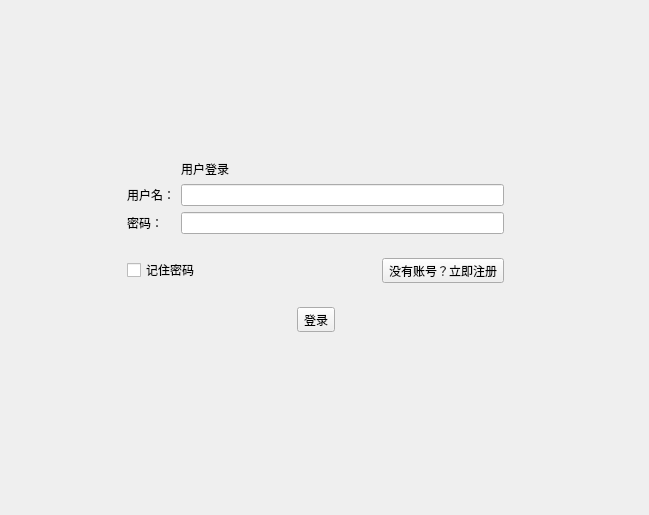
<?xml version="1.0" encoding="UTF-8"?>
<ui version="4.0">
 <class>login</class>
 <widget class="QDialog" name="login">
  <property name="geometry">
   <rect>
    <x>0</x>
    <y>0</y>
    <width>649</width>
    <height>515</height>
   </rect>
  </property>
  <property name="windowTitle">
   <string>Dialog</string>
  </property>
  <widget class="QStackedWidget" name="main_text">
   <property name="geometry">
    <rect>
     <x>100</x>
     <y>80</y>
     <width>431</width>
     <height>331</height>
    </rect>
   </property>
   <property name="currentIndex">
    <number>0</number>
   </property>
   <widget class="QWidget" name="login_page">
    <layout class="QVBoxLayout" name="verticalLayout">
     <item>
      <layout class="QVBoxLayout" name="verticalLayout_6">
       <item>
        <spacer name="verticalSpacer">
         <property name="orientation">
          <enum>Qt::Vertical</enum>
         </property>
         <property name="sizeHint" stdset="0">
          <size>
           <width>20</width>
           <height>40</height>
          </size>
         </property>
        </spacer>
       </item>
       <item>
        <widget class="QWidget" name="widget" native="true">
         <layout class="QVBoxLayout" name="verticalLayout_4">
          <item>
           <layout class="QVBoxLayout" name="verticalLayout_2">
            <item>
             <widget class="QWidget" name="widget_2" native="true">
              <layout class="QGridLayout" name="gridLayout_2">
               <item row="2" column="0">
                <widget class="QLabel" name="password">
                 <property name="text">
                  <string>密码：</string>
                 </property>
                </widget>
               </item>
               <item row="1" column="1">
                <widget class="QLineEdit" name="login_username_input"/>
               </item>
               <item row="1" column="0">
                <widget class="QLabel" name="username">
                 <property name="text">
                  <string>用户名：</string>
                 </property>
                </widget>
               </item>
               <item row="2" column="1">
                <widget class="QLineEdit" name="login_password_input"/>
               </item>
               <item row="0" column="1">
                <widget class="QLabel" name="login_title">
                 <property name="layoutDirection">
                  <enum>Qt::LeftToRight</enum>
                 </property>
                 <property name="midLineWidth">
                  <number>0</number>
                 </property>
                 <property name="text">
                  <string>用户登录</string>
                 </property>
                 <property name="textFormat">
                  <enum>Qt::PlainText</enum>
                 </property>
                </widget>
               </item>
              </layout>
             </widget>
            </item>
           </layout>
          </item>
          <item>
           <layout class="QVBoxLayout" name="verticalLayout_3">
            <item>
             <widget class="QWidget" name="widget_3" native="true">
              <layout class="QHBoxLayout" name="horizontalLayout">
               <item>
                <widget class="QCheckBox" name="login_checkBox_rmpswd">
                 <property name="text">
                  <string>记住密码</string>
                 </property>
                </widget>
               </item>
               <item>
                <spacer name="horizontalSpacer_3">
                 <property name="orientation">
                  <enum>Qt::Horizontal</enum>
                 </property>
                 <property name="sizeHint" stdset="0">
                  <size>
                   <width>88</width>
                   <height>20</height>
                  </size>
                 </property>
                </spacer>
               </item>
               <item>
                <widget class="QToolButton" name="login_register">
                 <property name="text">
                  <string>没有账号？立即注册</string>
                 </property>
                </widget>
               </item>
              </layout>
             </widget>
            </item>
            <item>
             <widget class="QWidget" name="widget_4" native="true">
              <layout class="QHBoxLayout" name="horizontalLayout_2">
               <item>
                <spacer name="horizontalSpacer">
                 <property name="orientation">
                  <enum>Qt::Horizontal</enum>
                 </property>
                 <property name="sizeHint" stdset="0">
                  <size>
                   <width>58</width>
                   <height>20</height>
                  </size>
                 </property>
                </spacer>
               </item>
               <item>
                <widget class="QToolButton" name="login_enter">
                 <property name="text">
                  <string>登录</string>
                 </property>
                </widget>
               </item>
               <item>
                <spacer name="horizontalSpacer_2">
                 <property name="orientation">
                  <enum>Qt::Horizontal</enum>
                 </property>
                 <property name="sizeHint" stdset="0">
                  <size>
                   <width>68</width>
                   <height>20</height>
                  </size>
                 </property>
                </spacer>
               </item>
              </layout>
             </widget>
            </item>
           </layout>
          </item>
         </layout>
        </widget>
       </item>
       <item>
        <spacer name="verticalSpacer_3">
         <property name="orientation">
          <enum>Qt::Vertical</enum>
         </property>
         <property name="sizeHint" stdset="0">
          <size>
           <width>20</width>
           <height>40</height>
          </size>
         </property>
        </spacer>
       </item>
      </layout>
     </item>
    </layout>
   </widget>
   <widget class="QWidget" name="reg_page">
    <widget class="QLabel" name="label_15">
     <property name="geometry">
      <rect>
       <x>140</x>
       <y>10</y>
       <width>151</width>
       <height>51</height>
      </rect>
     </property>
     <property name="font">
      <font>
       <pointsize>26</pointsize>
      </font>
     </property>
     <property name="text">
      <string>用户注册</string>
     </property>
    </widget>
    <widget class="QWidget" name="widget_7" native="true">
     <property name="geometry">
      <rect>
       <x>110</x>
       <y>60</y>
       <width>211</width>
       <height>168</height>
      </rect>
     </property>
     <layout class="QGridLayout" name="gridLayout_3">
      <item row="0" column="0">
       <widget class="QLabel" name="label_16">
        <property name="text">
         <string>用户名:</string>
        </property>
       </widget>
      </item>
      <item row="0" column="1">
       <widget class="QLineEdit" name="reg_username"/>
      </item>
      <item row="1" column="0">
       <widget class="QLabel" name="label_17">
        <property name="text">
         <string>昵称:</string>
        </property>
       </widget>
      </item>
      <item row="1" column="1">
       <widget class="QLineEdit" name="reg_nickname"/>
      </item>
      <item row="2" column="0">
       <widget class="QLabel" name="label_18">
        <property name="text">
         <string>密码:</string>
        </property>
       </widget>
      </item>
      <item row="2" column="1">
       <widget class="QLineEdit" name="reg_password">
        <property name="echoMode">
         <enum>QLineEdit::PasswordEchoOnEdit</enum>
        </property>
       </widget>
      </item>
      <item row="3" column="0">
       <widget class="QLabel" name="label_19">
        <property name="text">
         <string>确认密码:</string>
        </property>
       </widget>
      </item>
      <item row="3" column="1">
       <widget class="QLineEdit" name="reg_password_enter">
        <property name="echoMode">
         <enum>QLineEdit::PasswordEchoOnEdit</enum>
        </property>
       </widget>
      </item>
      <item row="4" column="0">
       <widget class="QLabel" name="label_20">
        <property name="text">
         <string>手机:</string>
        </property>
       </widget>
      </item>
      <item row="4" column="1">
       <widget class="QLineEdit" name="reg_phone"/>
      </item>
      <item row="5" column="0">
       <widget class="QLabel" name="label_21">
        <property name="text">
         <string>邮箱:</string>
        </property>
       </widget>
      </item>
      <item row="5" column="1">
       <widget class="QLineEdit" name="reg_mail"/>
      </item>
     </layout>
    </widget>
    <widget class="QWidget" name="layoutWidget">
     <property name="geometry">
      <rect>
       <x>120</x>
       <y>250</y>
       <width>204</width>
       <height>25</height>
      </rect>
     </property>
     <layout class="QHBoxLayout" name="horizontalLayout_3">
      <item>
       <widget class="QPushButton" name="reg_register">
        <property name="text">
         <string>注册</string>
        </property>
       </widget>
      </item>
      <item>
       <spacer name="horizontalSpacer_4">
        <property name="orientation">
         <enum>Qt::Horizontal</enum>
        </property>
        <property name="sizeHint" stdset="0">
         <size>
          <width>40</width>
          <height>20</height>
         </size>
        </property>
       </spacer>
      </item>
      <item>
       <widget class="QPushButton" name="reg_back_main">
        <property name="text">
         <string>返回</string>
        </property>
       </widget>
      </item>
     </layout>
    </widget>
   </widget>
   <widget class="QWidget" name="set_page">
    <widget class="QLabel" name="label_48">
     <property name="geometry">
      <rect>
       <x>60</x>
       <y>0</y>
       <width>261</width>
       <height>91</height>
      </rect>
     </property>
     <property name="font">
      <font>
       <pointsize>26</pointsize>
      </font>
     </property>
     <property name="text">
      <string>服务器设置</string>
     </property>
    </widget>
    <widget class="QWidget" name="widget_8" native="true">
     <property name="geometry">
      <rect>
       <x>10</x>
       <y>70</y>
       <width>331</width>
       <height>91</height>
      </rect>
     </property>
     <widget class="QWidget" name="layoutWidget_4">
      <property name="geometry">
       <rect>
        <x>100</x>
        <y>20</y>
        <width>207</width>
        <height>48</height>
       </rect>
      </property>
      <layout class="QFormLayout" name="formLayout_4">
       <item row="0" column="0">
        <widget class="QLabel" name="label_49">
         <property name="text">
          <string>服务器地址:</string>
         </property>
        </widget>
       </item>
       <item row="0" column="1">
        <widget class="QLineEdit" name="setting_host_ip">
         <property name="text">
          <string>192.168.58.133</string>
         </property>
        </widget>
       </item>
       <item row="1" column="0">
        <widget class="QLabel" name="label_50">
         <property name="text">
          <string>服务器端口:</string>
         </property>
        </widget>
       </item>
       <item row="1" column="1">
        <widget class="QLineEdit" name="setting_host_port">
         <property name="text">
          <string>80</string>
         </property>
        </widget>
       </item>
      </layout>
     </widget>
    </widget>
    <widget class="QPushButton" name="setting_back_main">
     <property name="geometry">
      <rect>
       <x>110</x>
       <y>200</y>
       <width>75</width>
       <height>23</height>
      </rect>
     </property>
     <property name="text">
      <string>返回</string>
     </property>
    </widget>
    <widget class="QPushButton" name="setting_enter">
     <property name="geometry">
      <rect>
       <x>220</x>
       <y>200</y>
       <width>75</width>
       <height>23</height>
      </rect>
     </property>
     <property name="text">
      <string>确定</string>
     </property>
    </widget>
   </widget>
  </widget>
  <widget class="title" name="title_wg" native="true">
   <property name="geometry">
    <rect>
     <x>10</x>
     <y>20</y>
     <width>621</width>
     <height>41</height>
    </rect>
   </property>
  </widget>
 </widget>
 <customwidgets>
  <customwidget>
   <class>title</class>
   <extends>QWidget</extends>
   <header location="global">title.h</header>
   <container>1</container>
  </customwidget>
 </customwidgets>
 <resources/>
 <connections/>
</ui>
